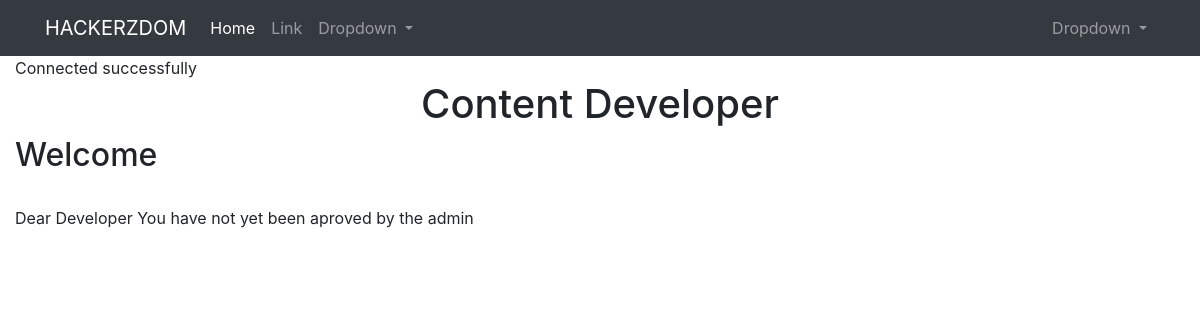
The app's page /CONTENT-PROVIDER/INDEX.php, older data.
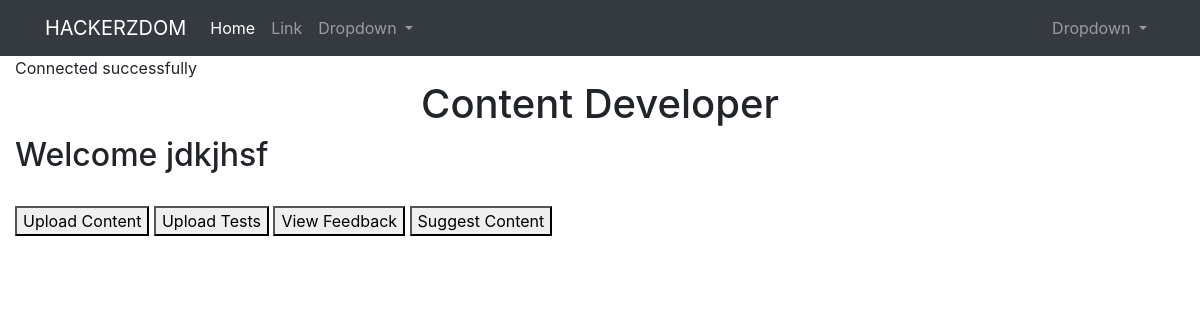
The same page, newer data.
### tables this page shows
CREATE TABLE `content_developer` (
  `developer_id` int(11) NOT NULL,
  `login_id` int(11) NOT NULL,
  `name` varchar(24) NOT NULL,
  `email` varchar(18) NOT NULL,
  `quali_doc` varchar(18) NOT NULL,
  `expertise` varchar(18) NOT NULL,
  `admin_aproved` tinyint(1) NOT NULL
);

### CONTENT-PROVIDER/INDEX.php (the view, shortened to what this page needs)
<?php include'includes/header.php'?>
<?php
include "../site files/connect.php";
$id=$_SESSION['id'];
                $sql="SELECT name,admin_aproved FROM content_developer WHERE developer_id='$id'";
        $result=mysqli_query($connection,$sql);
        if($result)
        {       while($row=mysqli_fetch_assoc($result))
                {
                        $name=$row['name'];
                        $approved=1;
                }
        }
?>
<!DOCTYPE html>
<html>
<head>
</head>
<body>
<center><h1>Content Developer</h1></center>
<h2>Welcome <?php echo $name; ?></h2>
<br>
<?php if($approved==0)
{
        echo "Dear Developer You have not yet been aproved by the admin";
}
else
{?>
<button onclick="window.location.href = '../site files/addvideo1.php'";>Upload Content
</button>
<button onclick="window.location.href = '../site files/test.php'";>Upload Tests
</button>
<button onclick="window.location.href = '../site files/suggest.php'";>View Feedback
</button>
<button onclick="window.location.href = '../site files/suggest.php'";>Suggest Content
</button>
</body>
</html>
<?php
}
?>
<?php include'includes/footer.php'?>

Row changes from the older to the newer data that the page shows:
added content_developer: name "jdkjhsf"
Text that changed along with them:
text no longer shown: "Dear Developer You have not yet been aproved by the admin"
text now shown: "Upload Content Upload Tests View Feedback Suggest Content"
